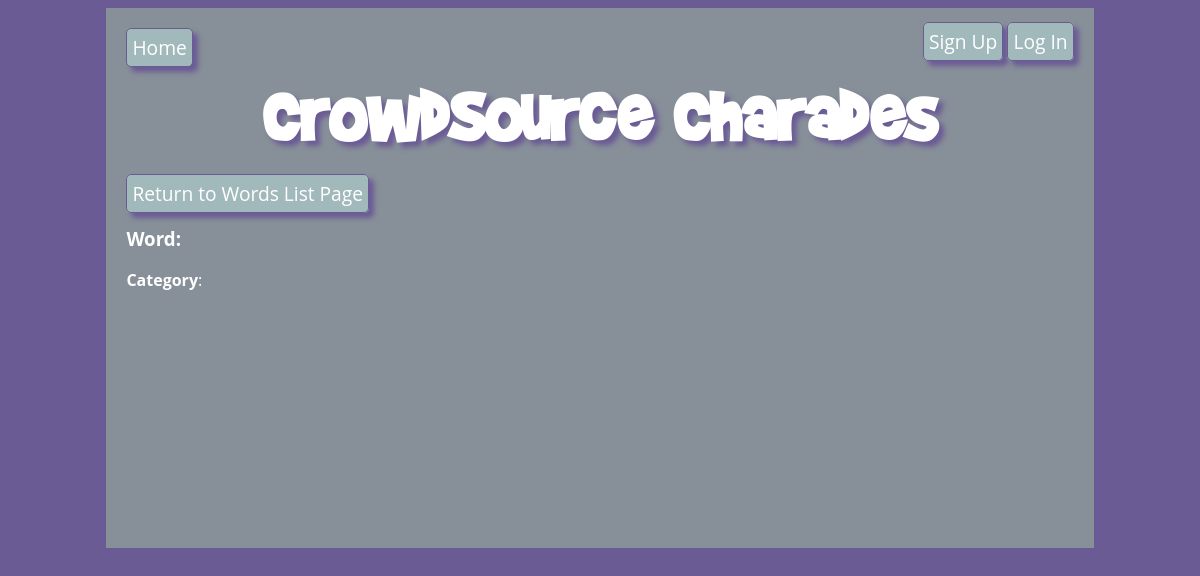
The page /edit_word/10 on the database as committed earlier.
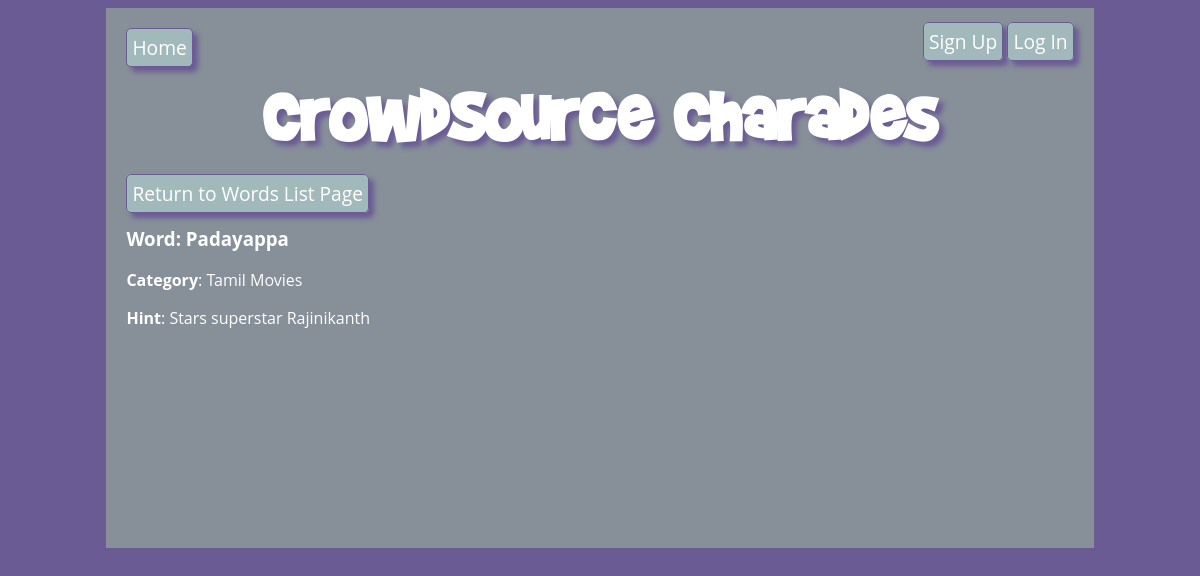
The same page on the database as committed later.
### charades_app/models.py (models this page shows, shortened)
class Word(db.Model):
  id = db.Column(db.Integer, primary_key=True)
  name = db.Column(db.String(100), nullable=False)
  hint = db.Column(db.String(300), nullable=False)
  category_id = db.Column(db.Integer, db.ForeignKey('category.id'), nullable=False)
  category = db.relationship('Category', back_populates = 'word')

class Category(db.Model):
  id = db.Column(db.Integer, primary_key=True)
  name = db.Column(db.String(100), nullable=False, unique=True)
  word = db.relationship('Word', back_populates = 'category')
  def __str__(self):
      return f'{self.name}'

### charades_app/main/routes.py (the view, shortened to what this page needs)
@main.route('/edit_word/<word_id>', methods=['GET', 'POST'])
def edit_word(word_id):
    word = Word.query.get(word_id)
    form = WordForm(obj=word)
    return render_template('edit_word.html', word=word, form=form)

### charades_app/main/routes.py (called while the page is built)
@app.context_processor
def inject_categories():
    categories = Category.query.all()
    selected_category = request.cookies.get('category')
    return dict(categories=categories, selected_category=selected_category)

### charades_app/templates/edit_word.html (shortened to what this page needs)
{% extends 'base.html' %}
{% block content %}
<div>
    <a href="/words" class="return-word">Return to Words List Page</a>
</div>
<h3>Word: {{ word.name }}</h3>
<p>
    <strong>Category</strong>:
    {{ word.category }}
</p>
{% if word.hint %}
    <p>
        <strong>Hint</strong>: {{ word.hint }}
    </p>
{% endif %}
{% endblock %}

Rows that differ between the two databases and show on the page:
added Word: name "Padayappa", hint "Stars superstar Rajinikanth"
added Category: category "Tamil Movies"
Other text that changed with them:
text now shown: "Hint :"
